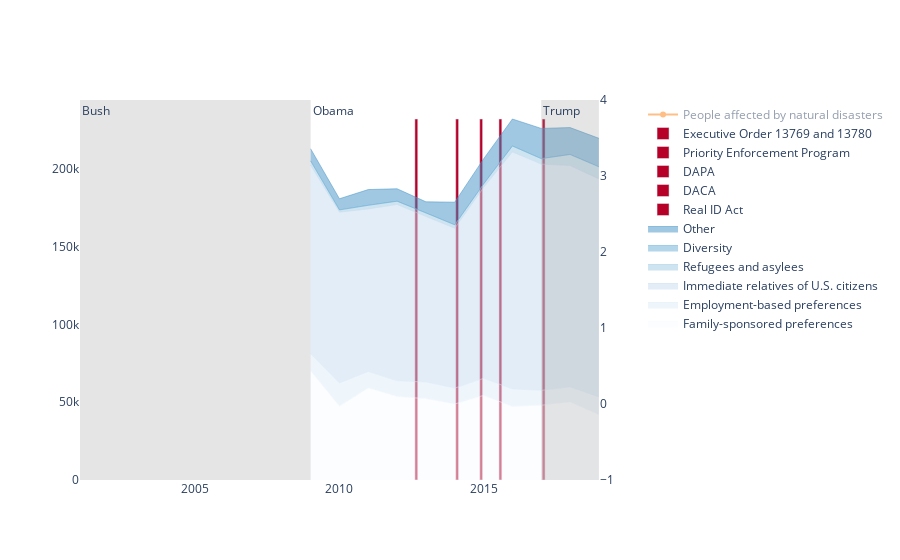

Notebook cell for this chart:
### Code cell
lpr_fig = make_subplots(specs=[[{"secondary_y": True}]])


# lpr_fig = px.area(df_nototal, x=df_nototal.index, y='Number', color='Type',
#               color_discrete_sequence=px.colors.sequential.Blues,
#               title='LPR admittance (2000-2019)'
#              )

for i, type in enumerate(df_nototal['Type'].unique()):
    lpr_fig.add_trace(go.Scatter(
        x=df_nototal[df_nototal.Type == type].index, y=df_nototal[df_nototal.Type == type].Number,
        mode='lines',
        name=type,
        line=dict(width=0.5, color=px.colors.sequential.Blues[i]),
        stackgroup='one' # define stack group
    ))


chart_max = (df['Number'].max())
    
for i, row in pdf.iterrows():
    name, year, month, details = row
    lpr_fig.add_bar(x=[year+((1/12) * month)], y=[chart_max],
        name=name, width=0.1,
        hovertemplate=name,
        marker_color='#b60028'
       ) 

lpr_fig.add_trace(go.Scatter(x=natural_df.Year, y=natural_df['Total Affected'],
                             name='People affected by natural disasters',
                             marker=dict(color='#ff7f0e'),
                             visible='legendonly'
                            ),
                             secondary_y=True,
                 )

lpr_fig.add_vrect(x0="2001", x1="2009", 
              annotation_text="Bush", annotation_position="top left",
              fillcolor="#999999", opacity=0.25, line_width=0)

lpr_fig.add_vrect(x0="2009", x1="2017", 
              annotation_text="Obama", annotation_position="top left",
              opacity=0.25, line_width=0)

lpr_fig.add_vrect(x0="2017", x1="2019", 
              annotation_text="Trump", annotation_position="top left",
              fillcolor="#999999", opacity=0.25, line_width=0)

lpr_fig.update_layout({
'plot_bgcolor': 'rgba(0, 0, 0, 0)',
'paper_bgcolor': 'rgba(0, 0, 0, 0)',
})

lpr_fig.show()

### Figure 1 — Plotly figure (JSON) as saved in the notebook; plotly's stock layout.template omitted (floating-point values rounded to 4 significant figures)
{"data": [{"line": {"color": "rgb(247,251,255)", "width": 0.5}, "mode": "lines", "name": "Family-sponsored preferences", "stackgroup": "one", "type": "scatter", "x": [2009, 2010, 2011, 2012, 2013, 2014, 2015, 2016, 2017, 2018, 2019], "y": [70067, 47423, 59118, 53610, 52260, 48820, 54343, 47268, 48025, 50085, 41913]}, {"line": {"color": "rgb(222,235,247)", "width": 0.5}, "mode": "lines", "name": "Employment-based preferences", "stackgroup": "one", "type": "scatter", "x": [2009, 2010, 2011, 2012, 2013, 2014, 2015, 2016, 2017, 2018, 2019], "y": [11097, 14914, 10555, 10069, 10713, 10211, 10944, 11238, 9543, 9817, 11426]}, {"line": {"color": "rgb(198,219,239)", "width": 0.5}, "mode": "lines", "name": "Immediate relatives of U.S. citizens", "stackgroup": "one", "type": "scatter", "x": [2009, 2010, 2011, 2012, 2013, 2014, 2015, 2016, 2017, 2018, 2019], "y": [121005, 109690, 104435, 113284, 106305, 102682, 122560, 152231, 145354, 142082, 140070]}, {"line": {"color": "rgb(158,202,225)", "width": 0.5}, "mode": "lines", "name": "Refugees and asylees", "stackgroup": "one", "type": "scatter", "x": [2009, 2010, 2011, 2012, 2013, 2014, 2015, 2016, 2017, 2018, 2019], "y": [2762, 1396, 2294, 2087, 2204, 2111, 2228, 3760, 3452, 7059, 7727]}, {"line": {"color": "rgb(107,174,214)", "width": 0.5}, "mode": "lines", "name": "Diversity", "stackgroup": "one", "type": "scatter", "x": [2009, 2010, 2011, 2012, 2013, 2014, 2015, 2016, 2017, 2018, 2019], "y": [56, 84, 84, 47, 94, 124, 80, 69, 70, 101, 87]}, {"line": {"color": "rgb(66,146,198)", "width": 0.5}, "mode": "lines", "name": "Other", "stackgroup": "one", "type": "scatter", "x": [2009, 2010, 2011, 2012, 2013, 2014, 2015, 2016, 2017, 2018, 2019], "y": [7791, 7136, 10071, 7980, 7109, 14499, 16107, 17299, 19384, 17227, 18249]}, {"hovertemplate": "Real ID Act", "marker": {"color": "#b60028"}, "name": "Real ID Act", "type": "bar", "width": 0.1, "x": [2014.0], "y": [231877]}, {"hovertemplate": "DACA", "marker": {"color": "#b60028"}, "name": "DACA", "type": "bar", "width": 0.1, "x": [2013.0], "y": [231877]}, {"hovertemplate": "DAPA", "marker": {"color": "#b60028"}, "name": "DAPA", "type": "bar", "width": 0.1, "x": [2015.0], "y": [231877]}, {"hovertemplate": "Priority Enforcement Program", "marker": {"color": "#b60028"}, "name": "Priority Enforcement Program", "type": "bar", "width": 0.1, "x": [2016.0], "y": [231877]}, {"hovertemplate": "Executive Order 13769 and 13780", "marker": {"color": "#b60028"}, "name": "Executive Order 13769 and 13780", "type": "bar", "width": 0.1, "x": [2017.0], "y": [231877]}, {"marker": {"color": "#ff7f0e"}, "name": "People affected by natural disasters", "type": "scatter", "visible": "legendonly", "x": [2009, 2010, 2011, 2012, 2013, 2014, 2015, 2016], "xaxis": "x", "y": [3171027, 2237311, 4752034, 1909135, 301014, 3595473, 190827, 608643], "yaxis": "y2"}], "layout": {"annotations": [{"showarrow": false, "text": "Bush", "x": "2001", "xanchor": "left", "xref": "x", "y": 1, "yanchor": "top", "yref": "y domain"}, {"showarrow": false, "text": "Obama", "x": "2009", "xanchor": "left", "xref": "x", "y": 1, "yanchor": "top", "yref": "y domain"}, {"showarrow": false, "text": "Trump", "x": "2017", "xanchor": "left", "xref": "x", "y": 1, "yanchor": "top", "yref": "y domain"}], "paper_bgcolor": "rgba(0, 0, 0, 0)", "plot_bgcolor": "rgba(0, 0, 0, 0)", "shapes": [{"fillcolor": "#999999", "line": {"width": 0}, "opacity": 0.25, "type": "rect", "x0": "2001", "x1": "2009", "xref": "x", "y0": 0, "y1": 1, "yref": "y domain"}, {"line": {"width": 0}, "opacity": 0.25, "type": "rect", "x0": "2009", "x1": "2017", "xref": "x", "y0": 0, "y1": 1, "yref": "y domain"}, {"fillcolor": "#999999", "line": {"width": 0}, "opacity": 0.25, "type": "rect", "x0": "2017", "x1": "2019", "xref": "x", "y0": 0, "y1": 1, "yref": "y domain"}], "xaxis": {"anchor": "y", "domain": [0, 0.94]}, "yaxis": {"anchor": "x", "domain": [0, 1]}, "yaxis2": {"anchor": "x", "overlaying": "y", "side": "right"}}}
